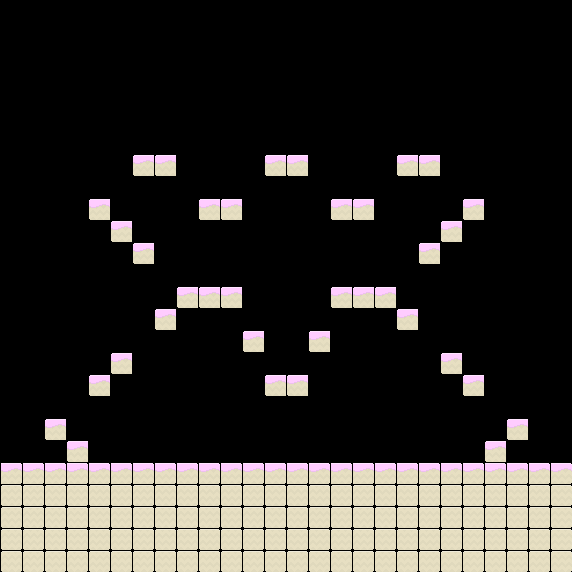

Below is a game level as drawn by its tile map, then a one-line description and the .tmx that defines it (tile-layer data replaced by summaries):
An orthogonal 26x26 tile map with 22x22 px tiles, 1 tile layer (块层 1) and 2 objects (Player, Player_2).

<map version="1.0" orientation="orthogonal" renderorder="right-down" width="26" height="26" tilewidth="22" tileheight="22" nextobjectid="3">
 <tileset firstgid="1" name="spritesheet_rgba" tilewidth="22" tileheight="22" spacing="1" margin="1">
  <image source="spritesheet_rgba.png" width="692" height="692" />
 </tileset>
 <layer name="块层 1" width="26" height="26">
  <data>[676 cells, 166 non-empty, 3 distinct tile ids]</data>
 </layer>
 <objectgroup name="Entity">
  <object id="1" name="Player" type="Player" gid="20" x="21" y="410" />
  <object id="2" name="Player_2" type="Player_2" gid="20" x="537" y="421" />
 </objectgroup>
</map>
